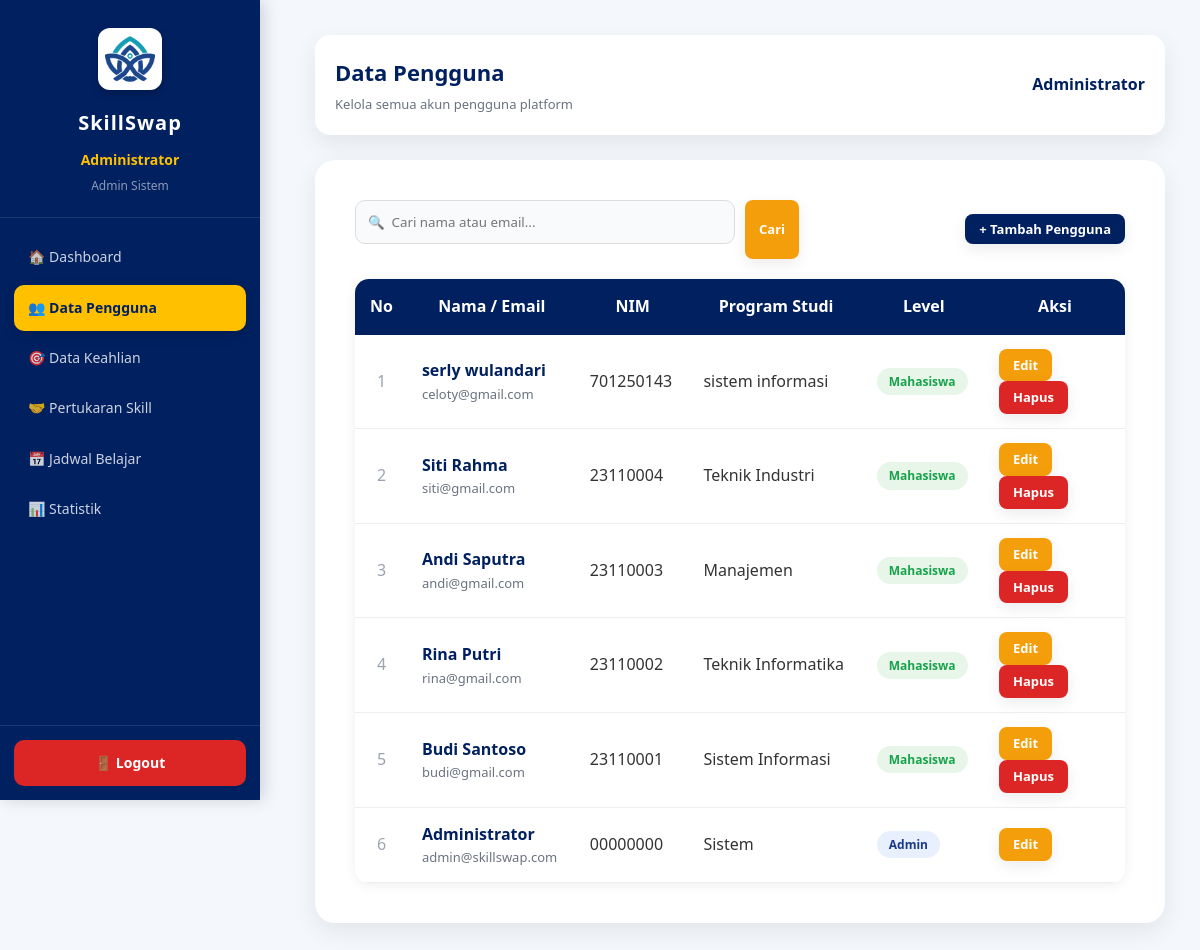
The app's page /admin/pengguna.php (signed in) with its own data.
### tables this page shows
CREATE TABLE `pengguna` (
  `id_pengguna` int(11) NOT NULL,
  `nama_lengkap` varchar(100) NOT NULL,
  `nim` varchar(20) NOT NULL,
  `email` varchar(100) NOT NULL,
  `kata_sandi` varchar(255) NOT NULL,
  `fakultas` varchar(100) DEFAULT NULL,
  `program_studi` varchar(100) DEFAULT NULL,
  `foto` varchar(255) DEFAULT NULL,
  `level` enum('admin','mahasiswa') DEFAULT 'mahasiswa',
  `tanggal_daftar` timestamp NOT NULL DEFAULT current_timestamp()
);

### config/koneksi.php (called while the page is built, shortened)
<?php
$host = "localhost";
$user = "root";
$pass = "";
$db   = "skillswap_kampus";
$koneksi = mysqli_connect($host, $user, $pass, $db);
mysqli_set_charset($koneksi, "utf8mb4");
function db_raw($sql) {
    global $koneksi;
    return mysqli_query($koneksi, $sql);
}
?>

### admin/pengguna.php (the view, shortened to what this page needs)
<?php
include "../config/koneksi.php";
$cari = trim($_GET['cari'] ?? '');
if ($cari !== '') {
    $like = "%$cari%";
    $data = db_query(
        "SELECT * FROM pengguna
         WHERE nama_lengkap LIKE ? OR email LIKE ?
         ORDER BY id_pengguna DESC",
        "ss", $like, $like
    );
} else {
    $data = db_raw( "SELECT * FROM pengguna ORDER BY id_pengguna DESC");
}
?>
<!DOCTYPE html>
<html lang="id">
<head>
<link rel="stylesheet" href="../assets/css/style.css">
</head>
<body>
<?php include "sidebar_admin.php"; ?>
<div class="main-content">
    <div class="topbar page-header">
        <div>
            <h1 style="font-size:22px; color:var(--navy); margin:0;">Data Pengguna</h1>
            <p style="color:#6b7280; font-size:13px; margin:4px 0 0;">Kelola semua akun pengguna platform</p>
        </div>
        <div style="display:flex; align-items:center; gap:12px;">
            <span style="font-weight:600; color:var(--navy);"><?= htmlspecialchars($_SESSION['nama']); ?></span>
        </div>
    </div>
    <div class="card">
        <div class="action-bar">
            <form method="GET" class="search-bar" style="flex:1; margin:0;">
                <input type="text" name="cari" placeholder="🔍  Cari nama atau email..."
                       value="<?= htmlspecialchars($cari); ?>" style="max-width:380px;">
                <button class="btn btn-warning btn-sm" type="submit">Cari</button>
            </form>
            <button class="btn btn-primary btn-sm"
                    onclick="document.getElementById('modalTambah').style.display='flex'">
                + Tambah Pengguna
            </button>
        </div>
        <div class="table-wrap">
        <table>
        <tr>
            <th style="width:40px;">No</th>
            <th>Nama / Email</th>
            <th>NIM</th>
            <th>Program Studi</th>
            <th>Level</th>
            <th style="width:140px;">Aksi</th>
        </tr>
        <?php $no = 1; while ($row = mysqli_fetch_assoc($data)): ?>
        <tr>
            <td style="text-align:center; color:#9ca3af;"><?= $no++; ?></td>
            <td>
                <div class="td-name"><?= htmlspecialchars($row['nama_lengkap']); ?></div>
                <div class="td-email"><?= htmlspecialchars($row['email']); ?></div>
            </td>
            <td><?= htmlspecialchars($row['nim']); ?></td>
            <td><?= htmlspecialchars($row['program_studi'] ?: '-'); ?></td>
            <td>
                <span class="badge-level <?= $row['level'] === 'admin' ? 'badge-admin' : 'badge-mahasiswa'; ?>">
                    <?= ucfirst($row['level']); ?>
                </span>
            </td>
            <td>
                <a class="btn btn-warning btn-sm"
                   href="proses_pengguna.php?edit=<?= $row['id_pengguna']; ?>">Edit</a>
                <?php if ($row['id_pengguna'] != $_SESSION['id_pengguna']): ?>
                <a class="btn btn-danger btn-sm"
                   onclick="return confirm('Hapus pengguna <?= htmlspecialchars(addslashes($row['nama_lengkap'])); ?>?')"
                   href="proses_pengguna.php?hapus=<?= $row['id_pengguna']; ?>">Hapus</a>
                <?php endif; ?>
            </td>
        </tr>
        <?php endwhile; ?>
        </table>
        </div>
    </div>
</div>
</body>
</html>

### assets/css/style.css (style rules this page uses)
* { margin:0; padding:0; box-sizing:border-box; font-family:'Segoe UI',sans-serif; }
:root { --navy:#002060; --gold:#FFC000; --white:#ffffff; --bg:#f4f7fc; --success:#16a34a; --danger:#dc2626; --warning:#f59e0b; --shadow: 0 8px 25px rgba(0,0,0,.08); }
html { scroll-behavior:smooth; }
body { background:var(--bg); color:#333; overflow-x:hidden; line-height:1.6; }
.btn { display:inline-block; padding:13px 28px; border:none; border-radius:10px; text-decoration:none; cursor:pointer; font-weight:600; transition:.3s; box-shadow: 0 5px 15px rgba(0,0,0,.08); }
.btn-primary { background:var(--navy); color:white; }
.btn-danger { background:var(--danger); color:white; }
.btn-warning { background:var(--warning); color:white; }
.card { background:white; padding:40px; border-radius:20px; box-shadow:var(--shadow); }
input, select, textarea { width:100%; padding:12px; border:1px solid #ddd; border-radius:10px; margin-bottom:15px; background:#f8fafc; }
.main-content { margin-left:280px; padding:35px; }
.topbar { background:white; padding:20px; border-radius:15px; margin-bottom:25px; box-shadow:var(--shadow); }
table { width:100%; border-collapse:collapse; background:white; border-radius:15px; overflow:hidden; box-shadow:var(--shadow); }
table th { background:var(--navy); color:white; padding:15px; }
table td { padding:14px; border-bottom:1px solid #eee; }

### admin/pengguna.php (style rules this page uses)
.page-header { display:flex; justify-content:space-between; align-items:center; }
.badge-level { display:inline-block; padding:4px 12px; border-radius:20px; font-size:12px; font-weight:600; }
.badge-admin { background:#e8f0fe; color:#1a3a8a; }
.badge-mahasiswa { background:#e8f5e9; color:#16a34a; }
.search-bar { display:flex; gap:10px; margin-bottom:20px; }
.search-bar input { flex:1; }
.action-bar { display:flex; justify-content:space-between; align-items:center; margin-bottom:20px; }
.table-wrap { overflow-x:auto; border-radius:14px; box-shadow: 0 2px 12px rgba(0,0,0,.07); }
.table-wrap table { margin:0; border-radius:0; box-shadow:none; }
.td-name { font-weight:600; color:var(--navy); }
.td-email { color:#6b7280; font-size:13px; }
.btn-sm { padding:6px 14px; font-size:13px; border-radius:8px; }

### records on screen
pengguna: nama_lengkap "serly wulandari", email "celoty@gmail.com", nim "701250143", program_studi "sistem informasi", level "Mahasiswa"
pengguna: nama_lengkap "Siti Rahma", email "siti@gmail.com", nim "23110004", program_studi "Teknik Industri", level "Mahasiswa"
pengguna: nama_lengkap "Andi Saputra", email "andi@gmail.com", nim "23110003", program_studi "Manajemen", level "Mahasiswa"
pengguna: nama_lengkap "Rina Putri", email "rina@gmail.com", nim "23110002", program_studi "Teknik Informatika", level "Mahasiswa"
pengguna: nama_lengkap "Budi Santoso", email "budi@gmail.com", nim "23110001", program_studi "Sistem Informasi", level "Mahasiswa"
pengguna: nama_lengkap "Administrator", email "admin@skillswap.com", nim "00000000", program_studi "Sistem", level "Admin"

### other values on screen
$_SESSION['nama'] "Administrator"
